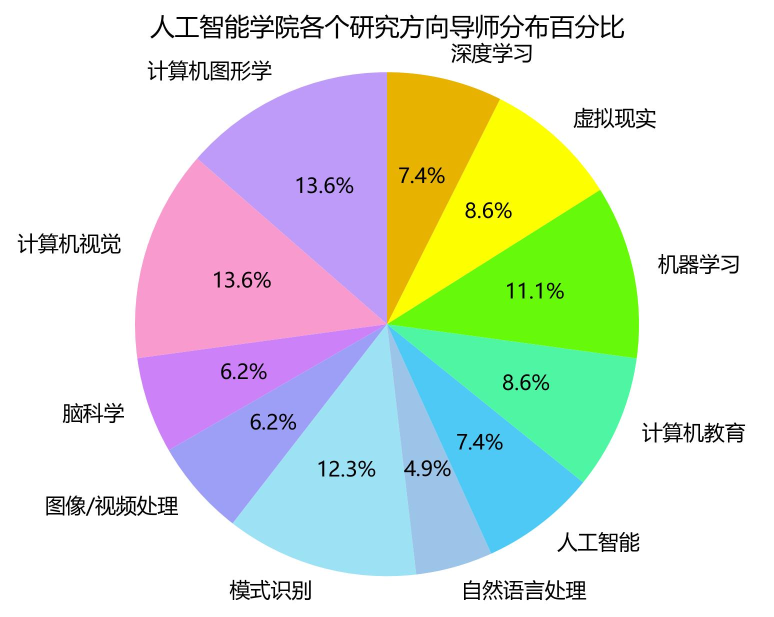
#> input picture 大一下/Python程序设计/2024.6.27Python程序设计/图像处理：更改大小/PieChart.jpg, 1548 x 1234 px (shown at 1/2 size)
$ python main.py
#> lines starting #> are read from the running program, lines starting #| are printed output that depends on the picture
from PIL import Image

img = Image.open('PieChart.jpg')
#> img is the input picture: PIL image 1548x1234 RGB; mean R, G, B 213.7, 223.7, 211.9
img_resized = img.resize((500, 400))
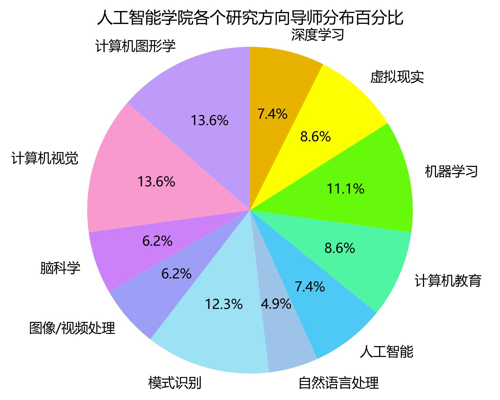
#> img_resized: PIL image 500x400 RGB; mean R, G, B 213.6, 223.6, 211.8

# 保存调整大小后的词云图像
img_resized.save('PieChart_500*400.jpg')
